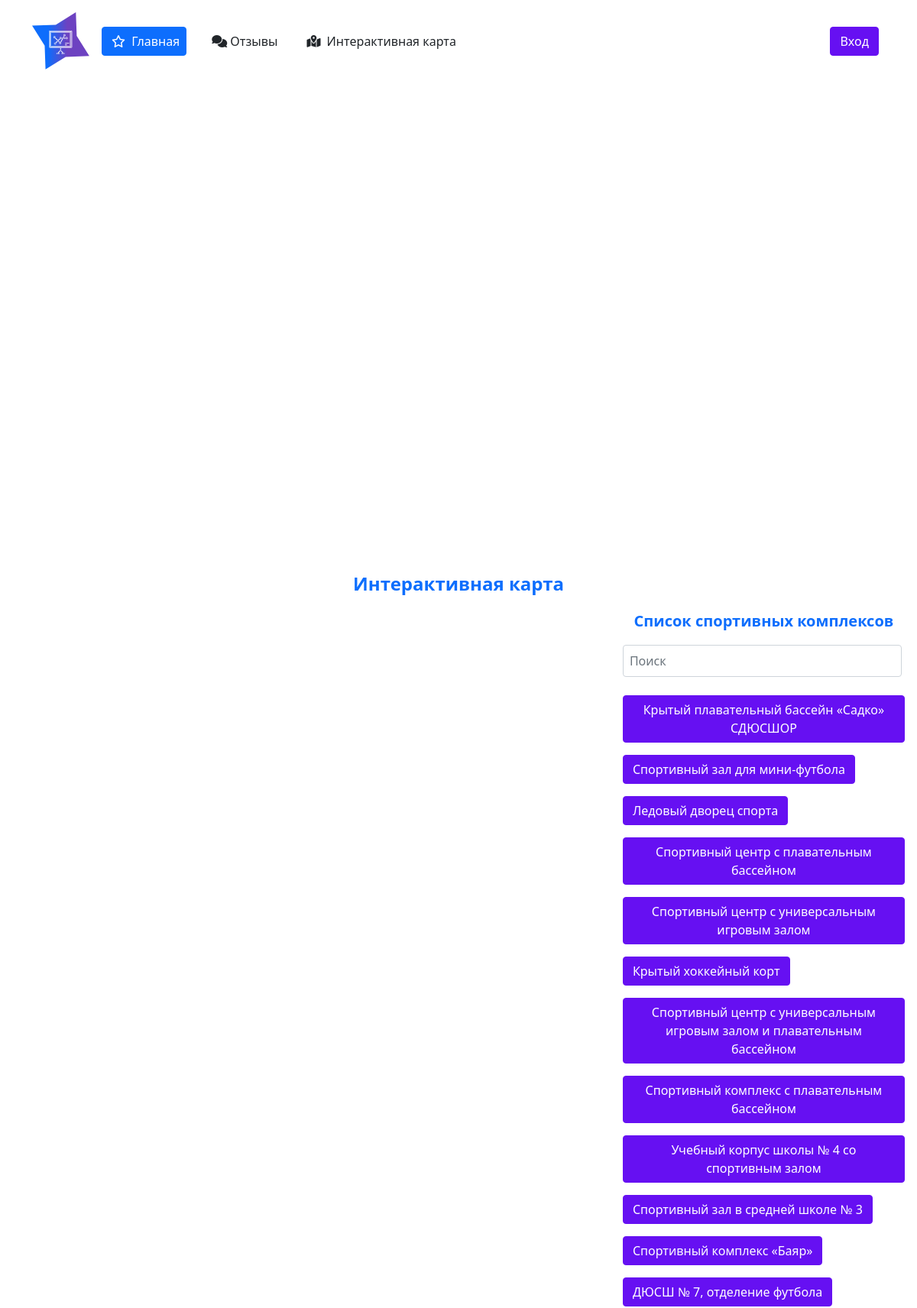
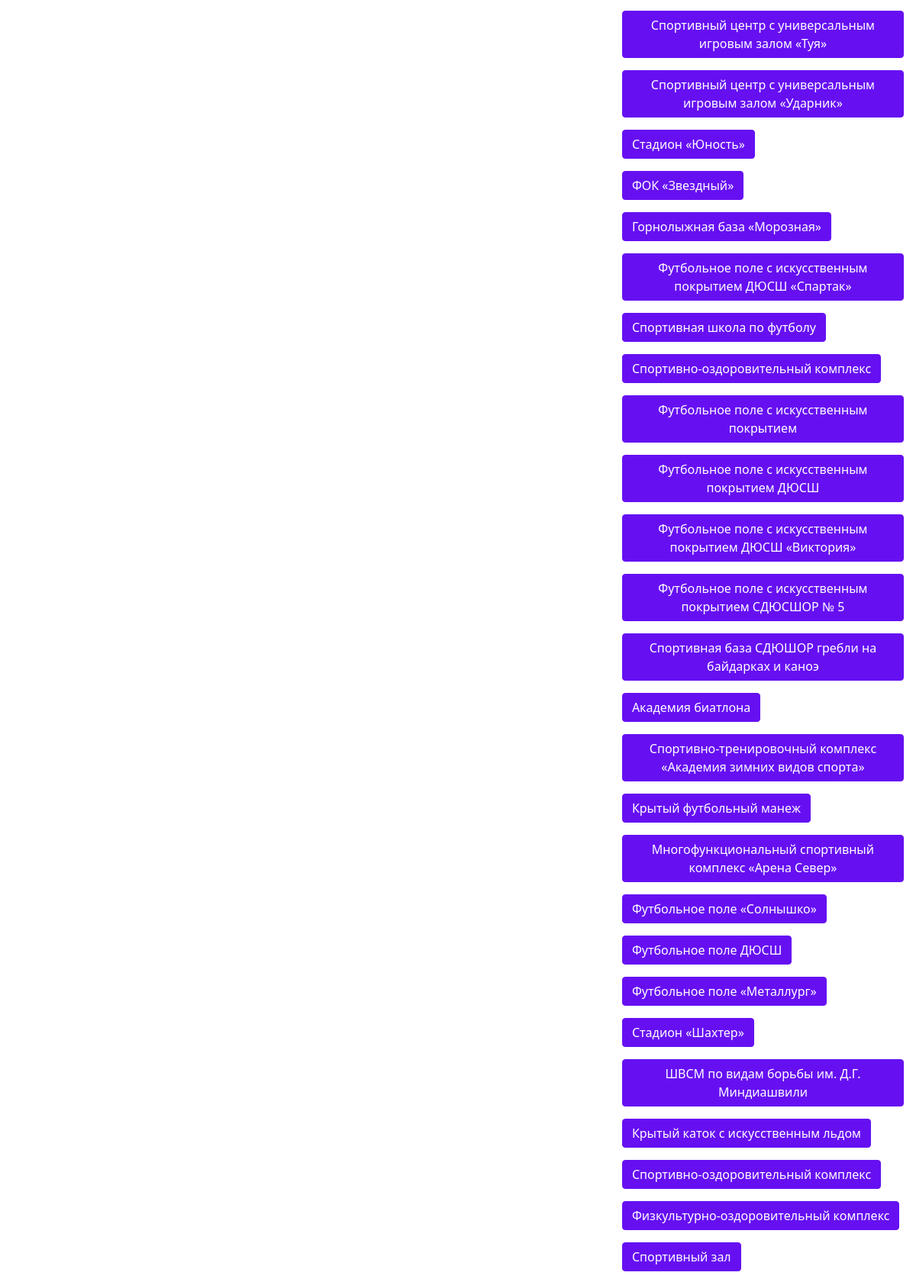
/direct_map/ (upper part), run on the app's committed database (2 pictures, top to bottom).
### app/models.py (models this page shows, shortened)
class Datas(models.Model): # Данные из csv
    name = models.CharField('Название', max_length=55,null=True, blank=True) # лень дальше комментировать, ну вроде понятно снизу все
    name_in_english = models.CharField('Название (in english)', max_length=55,null=True, blank=True)
    active = models.CharField('Активный', max_length=255,null=True, blank=True)
    short_descr = models.CharField('Краткое описание', max_length=155,null=True, blank=True)
    detail_descr = models.TextField('Детальное описание',null=True, blank=True)
    short_descr_in_english = models.CharField('Краткое описание (in english)', max_length=100,null=True, blank=True)
    detail_descr_in_english = models.TextField('Детальное описание (in english)',null=True, blank=True)
    mo = models.CharField('МО', max_length=255,null=True, blank=True)
    subject_federation = models.CharField('Субъект федерации', max_length=100,null=True, blank=True)
    impact = models.CharField('Значимость', max_length=155,null=True, blank=True)
    locality = models.CharField('Населённый пункт',max_length=355,null=True, blank=True)
    locality_in_english = models.CharField('Населённый пункт (in english)', max_length=355,null=True, blank=True)
    address = models.CharField('Адрес', max_length=155,null=True, blank=True)
    address_in_english = models.CharField('Адрес', max_length=155,null=True, blank=True)
    oktmo = models.CharField('ОКТМО', max_length=255,null=True, blank=True)
    fcp = models.CharField('ФЦП (Федеральная целевая программа)', max_length=155,null=True, blank=True)
    move_with_object = models.CharField('Действия с объектом', max_length=255,null=True, blank=True)
    date_start_to_build = models.CharField('Дата начала строительства / реконструкции', max_length=255,null=True, blank=True)
    date_end_to_build = models.CharField('Дата завершения строительства / реконструкции', max_length=255,null=True, blank=True)
    financing = models.FloatField('Общий объём финансирования',null=True, blank=True)
    financing_from_federal_budget = models.FloatField('Финансирование из федерального бюджета',null=True, blank=True)
    financing_from_federal_budget_mastered = models.FloatField('Финансирование из федерального бюджета (из них освоено)',null=True, blank=True)
    financing_from_subject_federal_budget = models.FloatField('Финансирование из бюджета субъекта федерации',null=True, blank=True)
    financing_from_subject_federal_budget_mastered = models.FloatField('Финансирование из бюджета субъекта федерации (из них освоено.)',null=True, blank=True)
    financing_from_mun_federal_budget = models.FloatField('Финансирование из бюджета муниципального образования',null=True, blank=True)
    financing_from_mun_federal_budget_mastered = models.FloatField('Финансирование из бюджета муниципального образования (из них освоено)',null=True, blank=True)
    financing_from_mne_budget_source = models.FloatField('Финансирование из внебюджетных источников',null=True, blank=True)
    financing_from_mne_budget_source_mastered = models.FloatField('Финансирование из внебюджетных источников (из них освоено)' , default=0,null=True, blank=True)
    key_or_nope = models.CharField('Ключевой или нет?', max_length=255,null=True, blank=True)
    vising_organization = models.CharField('Курирующий орган', max_length=255,null=True, blank=True)
    vising_organization_in_english = models.CharField('Курирующий орган (in english)', max_length=255,null=True, blank=True)
    address_vising_organization = models.CharField('Адрес курирующего органа', max_length=255,null=True, blank=True)
    address_vising_organization_in_english = models.CharField('Адрес курирующего органа (in english)', max_length=255,null=True, blank=True)
    phone_number_organization = models.CharField('Телефон курирующего органа', max_length=30,null=True, blank=True)
    contact_number_object = models.CharField('Контактный телефон объекта', max_length=30,null=True, blank=True)
    job_mon_fri = models.CharField('Режим работы Пн.-Пт.', max_length=255,null=True, blank=True)
    job_sb = models.CharField('Режим работы Сб', max_length=255,null=True, blank=True)
    job_vs = models.CharField('Режим работы Вс', max_length=255,null=True, blank=True)
    square = models.FloatField('Площадь',null=True, blank=True)
    email = models.EmailField('E-mail',null=True, blank=True)
    url_site = models.CharField('URL сайта', max_length=255,null=True, blank=True)
    reestr = models.CharField('Внесён в реестр?', max_length=255,null=True, blank=True)
    type_sport_complex = models.CharField('Тип спортивного комплекса', max_length=255,null=True, blank=True)
    compet_complex = models.TextField('Какие соревнования проводятся?',null=True, blank=True)
    type_sports = models.TextField('Виды спорта',null=True, blank=True)
    cor_x_object = models.DecimalField('Яндекс координата объекта X',null=True, blank=True, max_digits=9, decimal_places=6)
    cor_y_object = models.DecimalField('Яндекс координата объекта Y',null=True, blank=True, max_digits=9, decimal_places=6)
    scale_yan_map = models.FloatField('Маштаб Яндекс-карты',null=True, blank=True)
    cen_x = models.DecimalField('Яндекс координата центра X',null=True, blank=True, max_digits=9, decimal_places=6)
    cen_y = models.DecimalField('Яндекс координата центра Y',null=True, blank=True, max_digits=9, decimal_places=6)
    min_cor_x = models.DecimalField('Мини координата X',null=True, blank=True, max_digits=9, decimal_places=6)
    min_cor_y = models.DecimalField('Мини координата Y',null=True, blank=True, max_digits=9, decimal_places=6)
    general_plan = models.TextField('Генеральный план',null=True, blank=True)
    dop_general_plan = models.TextField('Дополнительные планы',null=True, blank=True)
    materials = models.CharField('Прочие материалы', max_length=255)
    class Meta:
        verbose_name = 'Данные от CSV файла'
        verbose_name_plural = 'Данные от CSV файла'

### app/views.py (the view)
# urls.py: path('direct_map/', views.mapView, name = 'map'),
def mapView(req): ## получение всех комплексов
    page_name = "map.html" # страница
    obj_datas = Datas.objects.all() # получение всех спорткомплексов
    values = { # переменная словарь для отправки на страницу
        'objects':obj_datas
    }
    return render(req, page_name, values) # ну тут понятно

### app/templates/map.html (shortened to what this page needs)
{% extends './base.html' %}
{% load static %}
{% block content %}
  <p class = 'text-center fw-bold fs-4 text-primary'>Интерактивная карта</p>
<div class = 'd-flex'>
    <div class = 'mt-2' id="map" style="height: 80vh; width: 80%;"></div>
    <div>
        <p class = 'fs-5 fw-bold text-primary text-center'>Список спортивных комплексов</p>
        <div class = 'px-3 mb-2'>
            <div class = 'search_container' style = 'position: relative;'>
                <form id="search-form" class="d-flex" autocomplete="off">
                  <input class="form-control me-1 p-2" type="search" placeholder="Поиск" aria-label="Поиск"
                    id="search-input">
                </form>
              </div>
        </div>
        <div class = 'overflow-auto scrollspy-example d-flex flex-column mx-3' style = 'height:70vh; max-width: 450px;'>
            <form method="POST">
                {% for o in objects %}
                    <button class = 'objbut btn btn-indigo mt-3' data-pk="{{ o.id }}">{{ o.name }}</button> <br/>
                {% empty %}
                    <p class = 'text-danger fs-4 fw-bold text-uppercase'>Пока нет данных!!</p>
                {% endfor %}
            </form>
        </div>
    </div>
</div>
{% endblock content %}

### data on the page
Datas: name "Крытый плавательный бассейн «Садко» СДЮСШОР"
Datas: name "Спортивный зал для мини-футбола"
Datas: name "Ледовый дворец спорта"
Datas: name "Спортивный центр с плавательным бассейном"
Datas: name "Спортивный центр с универсальным игровым залом"
Datas: name "Крытый хоккейный корт"
Datas: name "Спортивный центр с универсальным игровым залом и плавательным бассейном"
Datas: name "Спортивный комплекс с плавательным бассейном"
Datas: name "Учебный корпус школы № 4 со спортивным залом"
Datas: name "Спортивный зал в средней школе № 3"
Datas: name "Спортивный комплекс «Баяр»"
Datas: name "ДЮСШ № 7, отделение футбола"
Datas: name "Спортивный центр с универсальным игровым залом «Туя»"
Datas: name "Спортивный центр с универсальным игровым залом «Ударник»"
Datas: name "Стадион «Юность»"
Datas: name "ФОК «Звездный»"
Datas: name "Горнолыжная база «Морозная»"
Datas: name "Футбольное поле с искусственным покрытием ДЮСШ «Спартак»"
Datas: name "Спортивная школа по футболу"
Datas: name "Спортивно-оздоровительный комплекс"
Datas: name "Футбольное поле с искусственным покрытием"
Datas: name "Футбольное поле с искусственным покрытием ДЮСШ"
Datas: name "Футбольное поле с искусственным покрытием ДЮСШ «Виктория»"
Datas: name "Футбольное поле с искусственным покрытием СДЮСШОР № 5"
Datas: name "Спортивная база СДЮШОР гребли на байдарках и каноэ"
Datas: name "Академия биатлона"
Datas: name "Спортивно-тренировочный комплекс «Академия зимних видов спорта»"
Datas: name "Крытый футбольный манеж"
Datas: name "Многофункциональный спортивный комплекс «Арена Север»"
Datas: name "Футбольное поле «Солнышко»"
Datas: name "Футбольное поле ДЮСШ"
Datas: name "Футбольное поле «Металлург»"
Datas: name "Стадион «Шахтер»"
Datas: name "ШВСМ по видам борьбы им. Д.Г. Миндиашвили"
Datas: name "Крытый каток с искусственным льдом"
Datas: name "Спортивно-оздоровительный комплекс"
Datas: name "Физкультурно-оздоровительный комплекс"
Datas: name "Спортивный зал"
